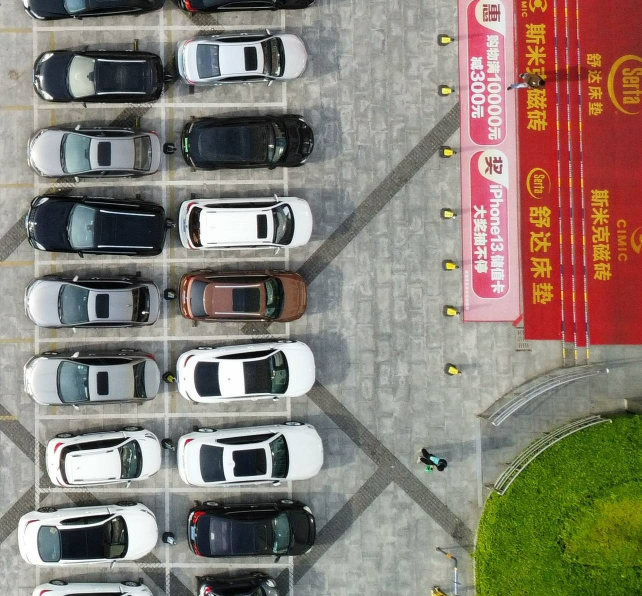
#> input picture spotsense/backend/IMG3.jpg, 1284 x 1192 px (shown at 1/2 size); its folder holds only this picture in this run
$ python -i smart_parking.py   (imports and definitions only)
#> lines starting #> are read from the running program, lines starting #| are printed output that depends on the picture; after the words box and inside, x2 and y2 are one past the last pixel; in counts of white or black regions, pixels touching at a corner belong together
#> further down, picture is the input picture: shape (1192, 1284, 3); mean B, G, R 116.2, 126.9, 137.5
from flask import Flask, jsonify, request, Response, render_template, redirect, url_for
import cv2
import cvzone
import numpy as np
import pickle
import os
import json
import threading
import time

# [1 line not run here, left out]

# Define paths
carparkpos_path = os.path.join(os.path.dirname(__file__), 'CarParkPos')
video_path = os.path.join(os.path.dirname(__file__), 'carPark.mp4')

# Static directory for storing images and data
static_dir = os.path.join(os.path.dirname(__file__), 'static')
templates_dir = os.path.join(os.path.dirname(__file__), 'templates')
data_file = os.path.join(static_dir, 'parking_data.json')

# Create directories if they don't exist
# [3 lines not run here, left out]

# Global variables
width, height = 107, 48
colorBlack = (0, 0, 0)
global_frame = None
global_processed_frame = None
parking_slots = []
slots_lock = threading.Lock()  # For thread-safe operations on parking_slots

# Load parking positions
# [24 lines not run here, left out]

# Process the video frame and update parking slots
def process_frame(img):
    global parking_slots

    imgGray = cv2.cvtColor(img, cv2.COLOR_BGR2GRAY)
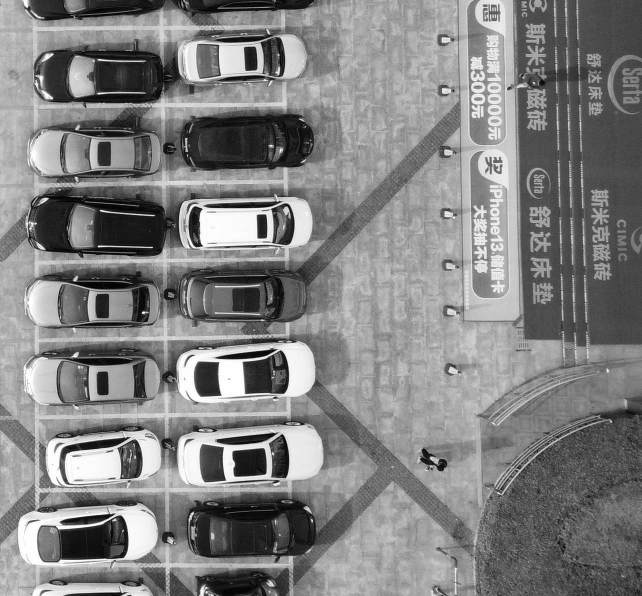
#> imgGray: shape (1192, 1284) (shown at 1/2 size); min 0, max 255, mean 128.8
    imgBlur = cv2.GaussianBlur(imgGray, (3, 3), 1)
    imgThreshold = cv2.adaptiveThreshold(
        imgBlur, 255, cv2.ADAPTIVE_THRESH_GAUSSIAN_C, cv2.THRESH_BINARY_INV, 25, 16)
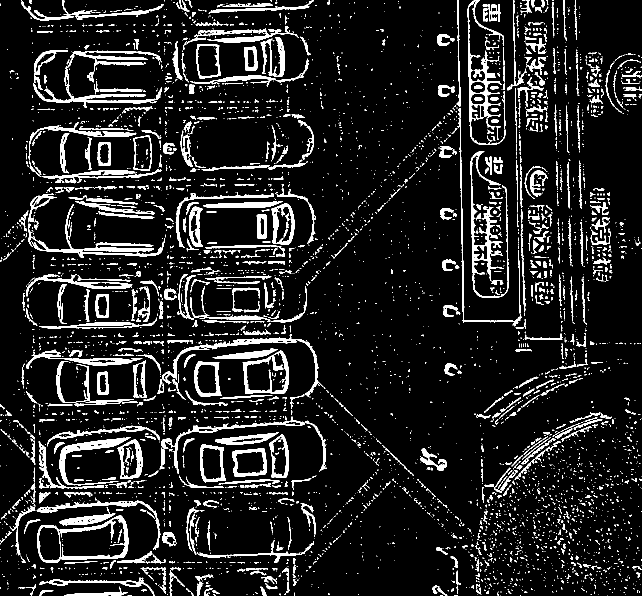
#> imgThreshold: shape (1192, 1284) (shown at 1/2 size); 10.8% white; 4603 white regions (3730 under 20 px), largest, box (x1, y1, x2, y2) and area: (941, 302, 1017, 595) 4241, (935, 0, 1011, 290) 3572, (56, 447, 330, 516) 3051
    imgMedian = cv2.medianBlur(imgThreshold, 5)
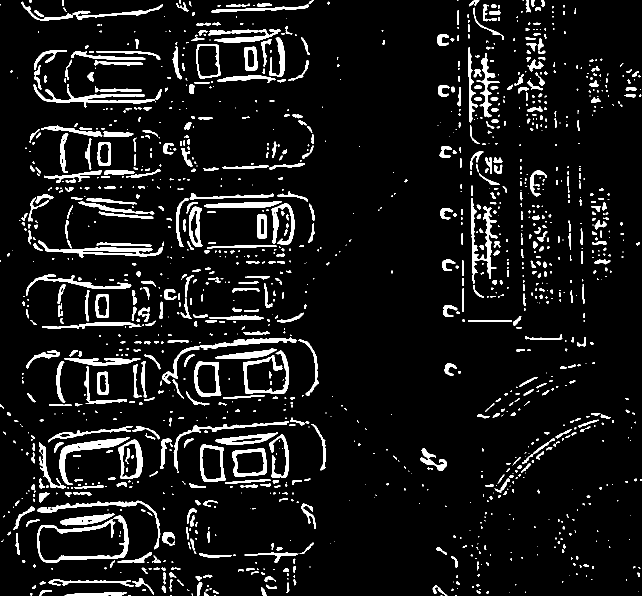
#> imgMedian: shape (1192, 1284) (shown at 1/2 size); 8.1% white; 1436 white regions (750 under 20 px), largest, box (x1, y1, x2, y2) and area: (74, 1031, 257, 1125) 2923, (119, 874, 259, 970) 2403, (942, 396, 995, 567) 2316
    kernel = np.ones((3, 3), np.uint8)
    imgDilate = cv2.dilate(imgMedian, kernel, iterations=1)
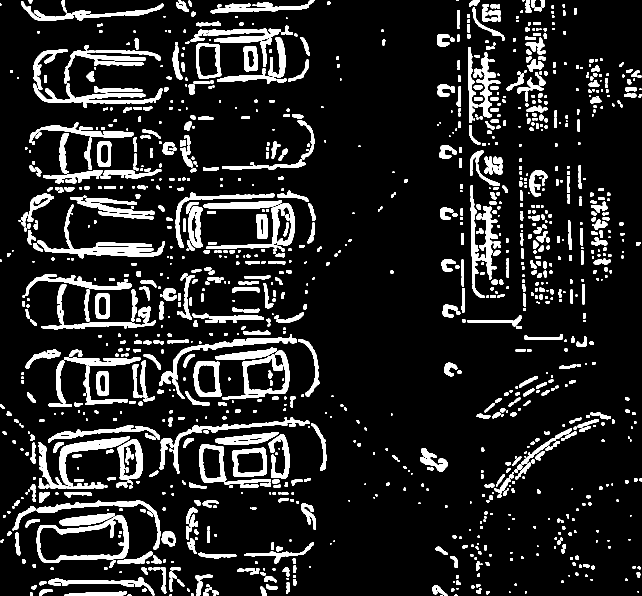
#> imgDilate: shape (1192, 1284) (shown at 1/2 size); 13.1% white; 1265 white regions (205 under 20 px), largest, box (x1, y1, x2, y2) and area: (75, 409, 329, 517) 4450, (73, 1030, 258, 1126) 4164, (66, 167, 325, 216) 3518

    # Count free slots
    free_count = 0

    # Update each slot status based on image processing
    with slots_lock:
        for slot in parking_slots:
            x, y = slot['x'], slot['y']

            # Skip if manually booked
            if slot.get('booked', False):
                status = 'booked'
                color = (0, 0, 255)  # RED
            else:
                # Check if car is present using computer vision
                imgCrop = imgDilate[y:y + height, x:x + width]
                count = cv2.countNonZero(imgCrop)

                if count < 850:
                    status = 'free'
                    color = (0, 255, 0)  # GREEN
                    free_count += 1
                else:
                    status = 'parked'
                    color = (0, 0, 255)  # RED

            # Update slot status
            slot['status'] = status

            # Draw rectangle on image
            cv2.rectangle(img, (x, y), (x + width, y + height), color, 3)
            cvzone.putTextRect(img, str(slot['id']), (x+1, y + height - 25), scale=1.5,
                             thickness=2, offset=0, colorR=colorBlack)
            cvzone.putTextRect(img, status, (x+1, y + height - 5), scale=1,
                             thickness=1, offset=0, colorR=colorBlack)
#> after the loop, free_count = 0

    # Add count text
    total_slots = len(parking_slots)
    cvzone.putTextRect(img, f'Free: {free_count}/{total_slots}', (100, 50), scale=3,
                     thickness=5, offset=20, colorR=(0, 200, 0))
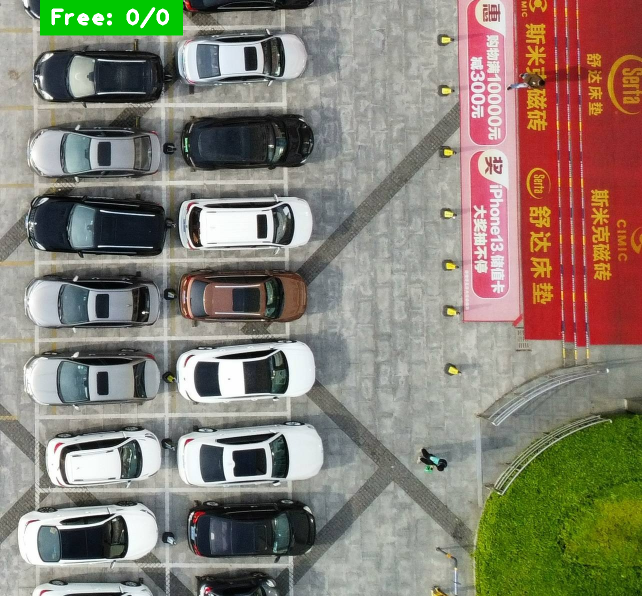
#> img: shape (1192, 1284, 3) (shown at 1/2 size); 1.33% of pixels changed, all inside (x1, y1, x2, y2) = (80, 0, 366, 71)

    # Save to JSON periodically
    save_data_to_json()

    return img, free_count, total_slots

# Save parking data to JSON file
def save_data_to_json():
    with slots_lock:
        with open(data_file, 'w') as f:
            json.dump(parking_slots, f)

# Video processing thread
# [50 lines left out: functions process_video, generate_frames, not called in this run]

# Routes
# [3 lines that did not run here, left out]

# [4 lines that did not run here, left out]

# [4 lines that did not run here, left out]

# [17 lines that did not run here, left out]

# [16 lines that did not run here, left out]

# [329 lines not run here, left out]

>>> import cv2
>>> picture = cv2.imread('IMG3.jpg')
>>> result = process_frame(picture)

$ run again, on spotsense/backend/IMG2.png
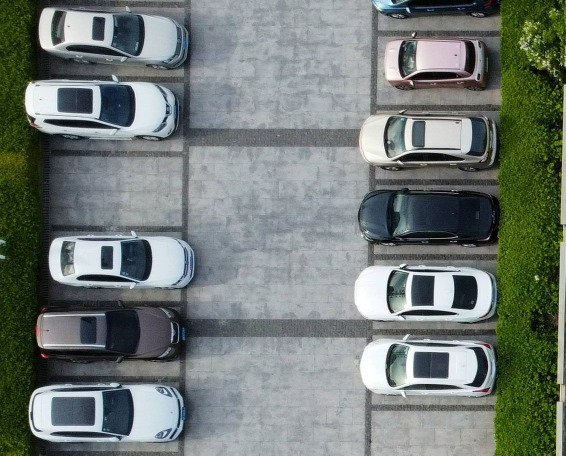
#> input picture spotsense/backend/IMG2.png, 1131 x 911 px (shown at 1/2 size)
#> picture is the input picture: shape (911, 1131, 3); mean B, G, R 116.6, 122, 113.7
#> in process_frame, `imgThreshold = cv2.adaptiveThreshold( imgBlur, 255, cv2.ADAPTIVE_THRES..`:
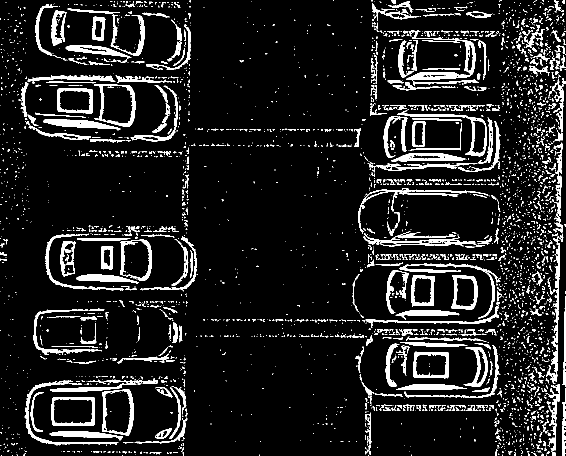
#> imgThreshold: shape (911, 1131) (shown at 1/2 size); 10.4% white; 3324 white regions (2806 under 20 px), largest, box (x1, y1, x2, y2) and area: (812, 61, 958, 172) 2812, (726, 463, 970, 494) 2058, (1092, 473, 1120, 768) 1851
#> imgMedian: shape (911, 1131); 7.7% white; 911 white regions (549 under 20 px), largest, box (x1, y1, x2, y2) and area: (814, 80, 951, 162) 2080, (50, 761, 234, 890) 1723, (87, 239, 239, 260) 1653
#> imgDilate: shape (911, 1131); 12.3% white; 771 white regions (168 under 20 px), largest, box (x1, y1, x2, y2) and area: (813, 78, 952, 171) 2843, (49, 760, 235, 891) 2603, (796, 223, 975, 314) 2197
#> after the loop in process_frame, `for slot in parking_slots:`: free_count = 0
#> in process_frame, `cvzone.putTextRect(img, f'Free: {free_count}/{total_slots}', (100, 50)..`:
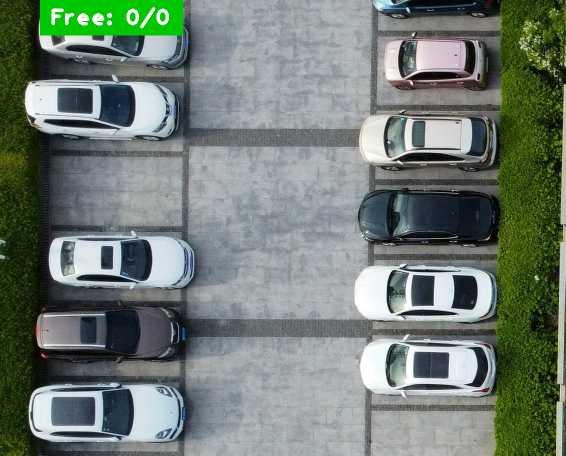
#> img: shape (911, 1131, 3) (shown at 1/2 size); 1.97% of pixels changed, all inside (x1, y1, x2, y2) = (80, 0, 366, 71)

$ run again, on spotsense/backend/carParkImg.png
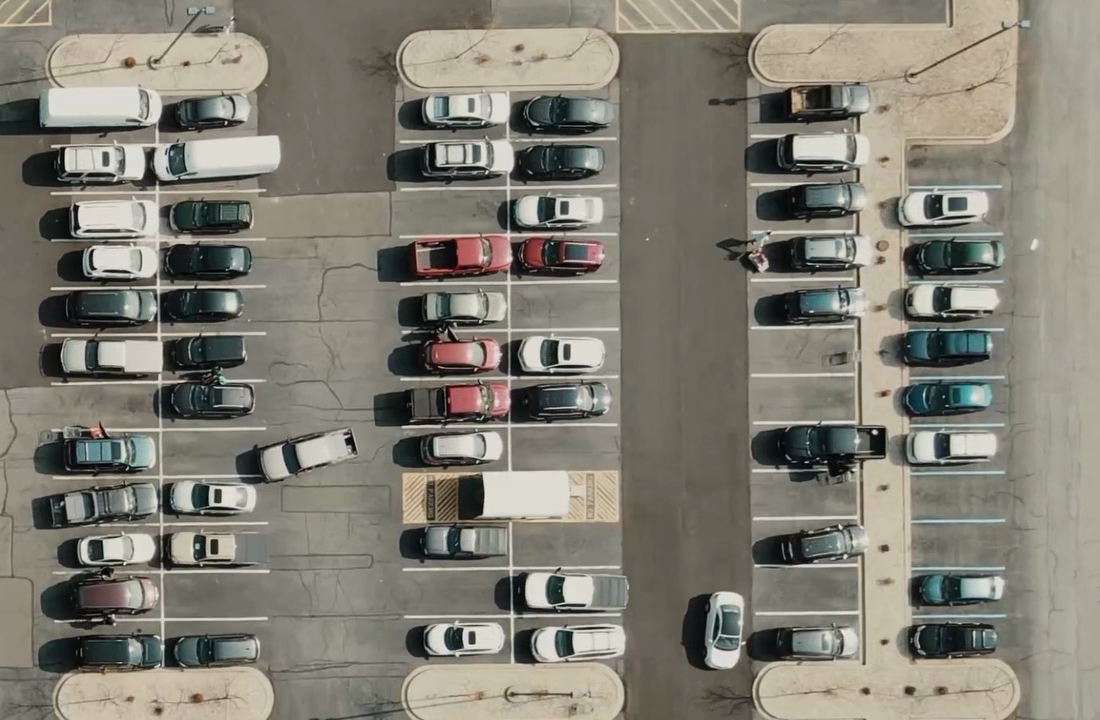
#> input picture spotsense/backend/carParkImg.png, 1100 x 720 px
#> picture is the input picture: shape (720, 1100, 3); mean B, G, R 116, 126.7, 129.8
#> in process_frame, `imgThreshold = cv2.adaptiveThreshold( imgBlur, 255, cv2.ADAPTIVE_THRES..`:
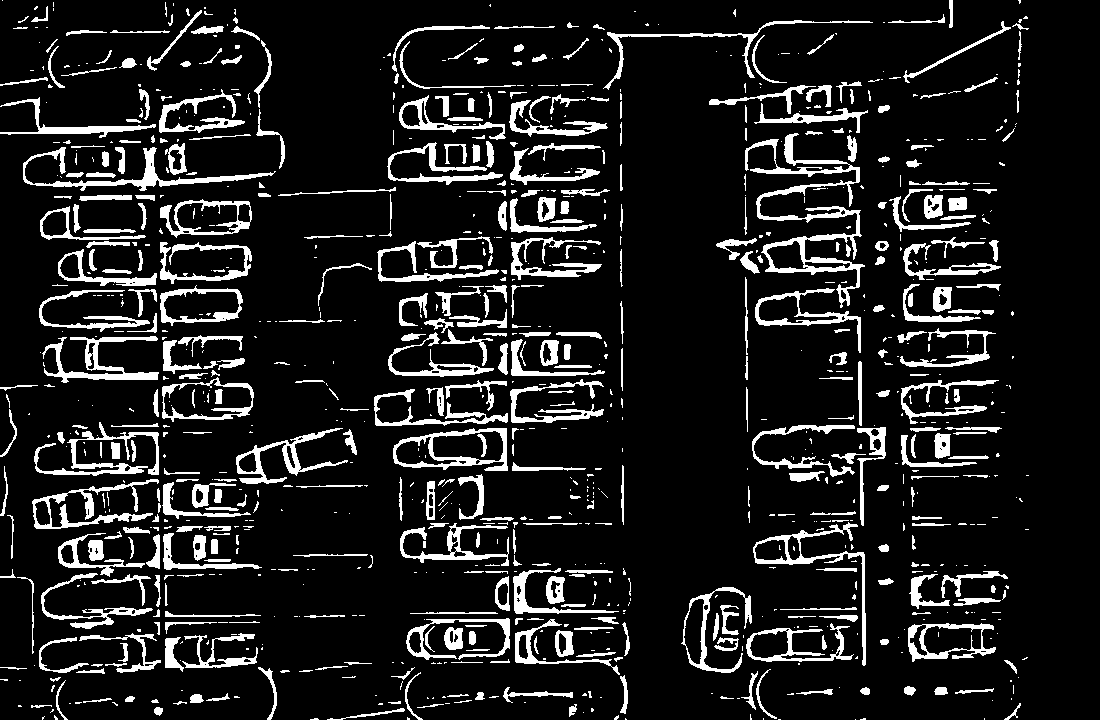
#> imgThreshold: shape (720, 1100); 11.9% white; 1006 white regions (565 under 20 px), largest, box (x1, y1, x2, y2) and area: (745, 133, 865, 308) 3900, (23, 147, 276, 191) 1800, (42, 336, 159, 383) 1619
#> imgMedian: shape (720, 1100); 9.7% white; 627 white regions (200 under 20 px), largest, box (x1, y1, x2, y2) and area: (45, 336, 158, 383) 1591, (393, 428, 508, 471) 1487, (51, 147, 271, 191) 1418
#> imgDilate: shape (720, 1100); 15.6% white; 536 white regions (44 under 20 px), largest, box (x1, y1, x2, y2) and area: (761, 205, 864, 305) 3093, (44, 335, 159, 384) 2330, (392, 427, 509, 472) 2291
#> after the loop in process_frame, `for slot in parking_slots:`: free_count = 0
#> in process_frame, `cvzone.putTextRect(img, f'Free: {free_count}/{total_slots}', (100, 50)..`:
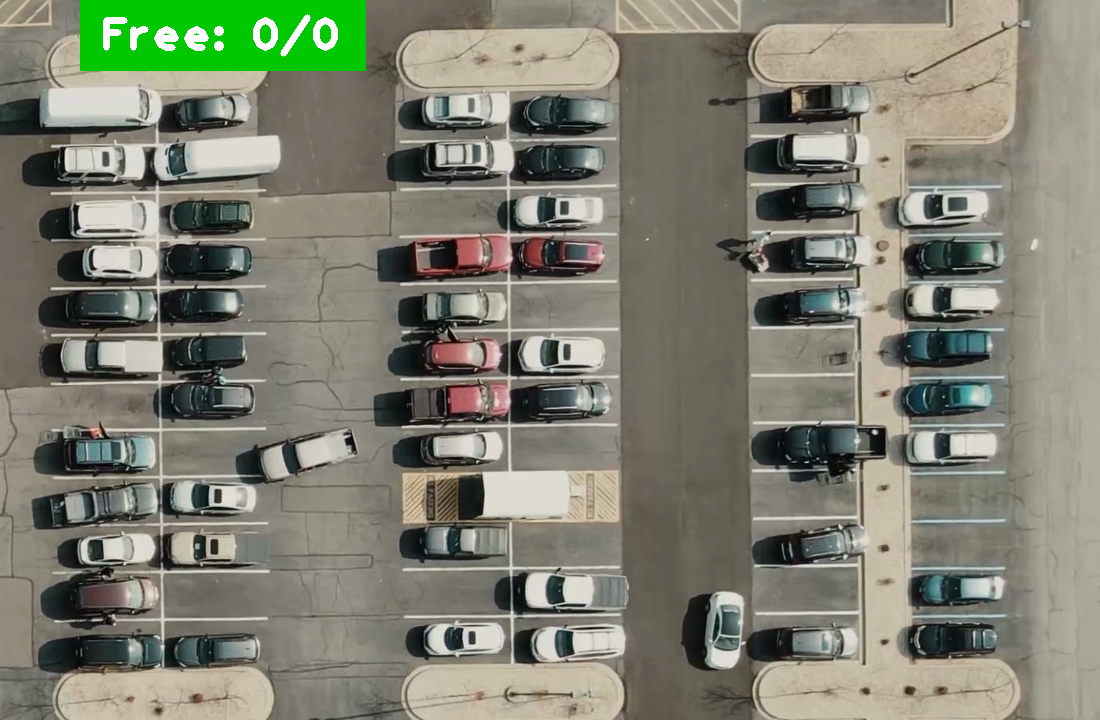
#> img: shape (720, 1100, 3); 2.56% of pixels changed, all inside (x1, y1, x2, y2) = (80, 0, 366, 71)
